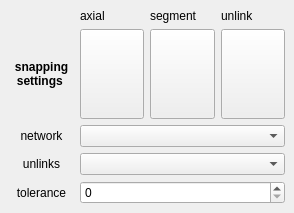
<?xml version="1.0" encoding="UTF-8"?>
<!--
SPDX-FileCopyrightText: 2019 Ioanna Kolovou <i.kolovou@spacesyntax.com>
SPDX-FileCopyrightText: 2019 Space Syntax Ltd.

SPDX-License-Identifier: GPL-2.0-or-later
-->
<ui version="4.0">
 <class>DrawingToolDockWidget</class>
 <widget class="QDockWidget" name="DrawingToolDockWidget">
  <property name="geometry">
   <rect>
    <x>0</x>
    <y>0</y>
    <width>294</width>
    <height>213</height>
   </rect>
  </property>
  <property name="sizePolicy">
   <sizepolicy hsizetype="Minimum" vsizetype="Minimum">
    <horstretch>0</horstretch>
    <verstretch>0</verstretch>
   </sizepolicy>
  </property>
  <property name="minimumSize">
   <size>
    <width>294</width>
    <height>200</height>
   </size>
  </property>
  <property name="windowTitle">
   <string>Drawing Tool</string>
  </property>
  <widget class="QWidget" name="dockWidgetContents">
   <layout class="QHBoxLayout" name="horizontalLayout">
    <item>
     <layout class="QGridLayout" name="gridLayout">
      <property name="sizeConstraint">
       <enum>QLayout::SetMinimumSize</enum>
      </property>
      <item row="4" column="1" colspan="3">
       <widget class="QSpinBox" name="toleranceSpin">
        <property name="sizePolicy">
         <sizepolicy hsizetype="MinimumExpanding" vsizetype="Fixed">
          <horstretch>0</horstretch>
          <verstretch>0</verstretch>
         </sizepolicy>
        </property>
       </widget>
      </item>
      <item row="1" column="0">
       <widget class="QLabel" name="label">
        <property name="sizePolicy">
         <sizepolicy hsizetype="Expanding" vsizetype="MinimumExpanding">
          <horstretch>0</horstretch>
          <verstretch>0</verstretch>
         </sizepolicy>
        </property>
        <property name="minimumSize">
         <size>
          <width>0</width>
          <height>32</height>
         </size>
        </property>
        <property name="font">
         <font>
          <weight>75</weight>
          <bold>true</bold>
         </font>
        </property>
        <property name="text">
         <string>snapping 
settings </string>
        </property>
        <property name="alignment">
         <set>Qt::AlignCenter</set>
        </property>
       </widget>
      </item>
      <item row="3" column="1" colspan="3">
       <widget class="QComboBox" name="unlinksCombo"/>
      </item>
      <item row="3" column="0">
       <widget class="QLabel" name="label_3">
        <property name="text">
         <string>unlinks</string>
        </property>
        <property name="alignment">
         <set>Qt::AlignCenter</set>
        </property>
       </widget>
      </item>
      <item row="2" column="1" colspan="3">
       <widget class="QComboBox" name="networkCombo">
        <property name="sizePolicy">
         <sizepolicy hsizetype="MinimumExpanding" vsizetype="Fixed">
          <horstretch>0</horstretch>
          <verstretch>0</verstretch>
         </sizepolicy>
        </property>
       </widget>
      </item>
      <item row="4" column="0">
       <widget class="QLabel" name="label_4">
        <property name="text">
         <string>tolerance</string>
        </property>
        <property name="alignment">
         <set>Qt::AlignCenter</set>
        </property>
       </widget>
      </item>
      <item row="1" column="2">
       <widget class="QPushButton" name="segmentButton">
        <property name="sizePolicy">
         <sizepolicy hsizetype="Maximum" vsizetype="Fixed">
          <horstretch>0</horstretch>
          <verstretch>0</verstretch>
         </sizepolicy>
        </property>
        <property name="minimumSize">
         <size>
          <width>25</width>
          <height>25</height>
         </size>
        </property>
        <property name="maximumSize">
         <size>
          <width>5000</width>
          <height>5000</height>
         </size>
        </property>
        <property name="text">
         <string/>
        </property>
        <attribute name="buttonGroup">
         <string notr="true">buttonGroup</string>
        </attribute>
       </widget>
      </item>
      <item row="1" column="1">
       <widget class="QPushButton" name="axialButton">
        <property name="sizePolicy">
         <sizepolicy hsizetype="MinimumExpanding" vsizetype="Fixed">
          <horstretch>0</horstretch>
          <verstretch>0</verstretch>
         </sizepolicy>
        </property>
        <property name="minimumSize">
         <size>
          <width>25</width>
          <height>25</height>
         </size>
        </property>
        <property name="maximumSize">
         <size>
          <width>5000</width>
          <height>5000</height>
         </size>
        </property>
        <property name="styleSheet">
         <string notr="true"/>
        </property>
        <property name="text">
         <string/>
        </property>
        <attribute name="buttonGroup">
         <string notr="true">buttonGroup</string>
        </attribute>
       </widget>
      </item>
      <item row="1" column="3">
       <widget class="QPushButton" name="unlinksButton">
        <property name="sizePolicy">
         <sizepolicy hsizetype="MinimumExpanding" vsizetype="Fixed">
          <horstretch>0</horstretch>
          <verstretch>0</verstretch>
         </sizepolicy>
        </property>
        <property name="minimumSize">
         <size>
          <width>25</width>
          <height>25</height>
         </size>
        </property>
        <property name="maximumSize">
         <size>
          <width>5000</width>
          <height>5000</height>
         </size>
        </property>
        <property name="text">
         <string/>
        </property>
        <attribute name="buttonGroup">
         <string notr="true">buttonGroup</string>
        </attribute>
       </widget>
      </item>
      <item row="2" column="0">
       <widget class="QLabel" name="label_2">
        <property name="text">
         <string>network</string>
        </property>
        <property name="alignment">
         <set>Qt::AlignCenter</set>
        </property>
       </widget>
      </item>
      <item row="0" column="1">
       <widget class="QLabel" name="label_5">
        <property name="sizePolicy">
         <sizepolicy hsizetype="MinimumExpanding" vsizetype="Preferred">
          <horstretch>0</horstretch>
          <verstretch>0</verstretch>
         </sizepolicy>
        </property>
        <property name="minimumSize">
         <size>
          <width>60</width>
          <height>0</height>
         </size>
        </property>
        <property name="text">
         <string>axial</string>
        </property>
       </widget>
      </item>
      <item row="0" column="2">
       <widget class="QLabel" name="label_6">
        <property name="sizePolicy">
         <sizepolicy hsizetype="MinimumExpanding" vsizetype="Preferred">
          <horstretch>0</horstretch>
          <verstretch>0</verstretch>
         </sizepolicy>
        </property>
        <property name="text">
         <string>segment</string>
        </property>
       </widget>
      </item>
      <item row="0" column="3">
       <widget class="QLabel" name="label_7">
        <property name="sizePolicy">
         <sizepolicy hsizetype="Minimum" vsizetype="Preferred">
          <horstretch>0</horstretch>
          <verstretch>0</verstretch>
         </sizepolicy>
        </property>
        <property name="minimumSize">
         <size>
          <width>60</width>
          <height>0</height>
         </size>
        </property>
        <property name="text">
         <string>unlink</string>
        </property>
       </widget>
      </item>
     </layout>
    </item>
   </layout>
  </widget>
 </widget>
 <resources/>
 <connections/>
 <buttongroups>
  <buttongroup name="buttonGroup"/>
 </buttongroups>
</ui>
